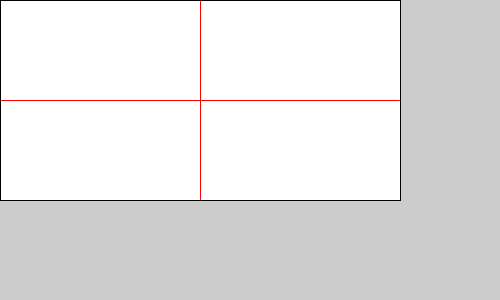
Frame 1 (no input)
Frame 60 (the mouse pressed at the canvas centre just before this capture): identical to frame 1, image omitted
Frame 120 (the mouse held since frame 60 and released just before this capture): identical to frame 1, image omitted

The Processing sketch that drew this single still picture (run headless with seeded random() and noise(); from frame 60 on, the mouse is pressed at the canvas centre):

// Processing sketch: opdracht_2_1
// ── opdracht_2_1.pde
float hoog = 200;
float breed = 2*hoog;
int stroke = 1;
float middenHoog = hoog/2;
float middenBreed = breed/2;
void setup (){
  size(500,300);
};

void draw(){
  rechthoek();
  lijnHorizon();
  lijnVerticaal();
};

void rechthoek (){
  stroke(0);
  rect(0,0,breed,hoog);
};

void lijnHorizon(){
  stroke(255,0,0);
  line(stroke,middenHoog,breed-stroke,middenHoog);
};

void lijnVerticaal(){
  stroke(255,0,0);
  line(middenBreed,stroke,middenBreed,hoog-stroke);
};
